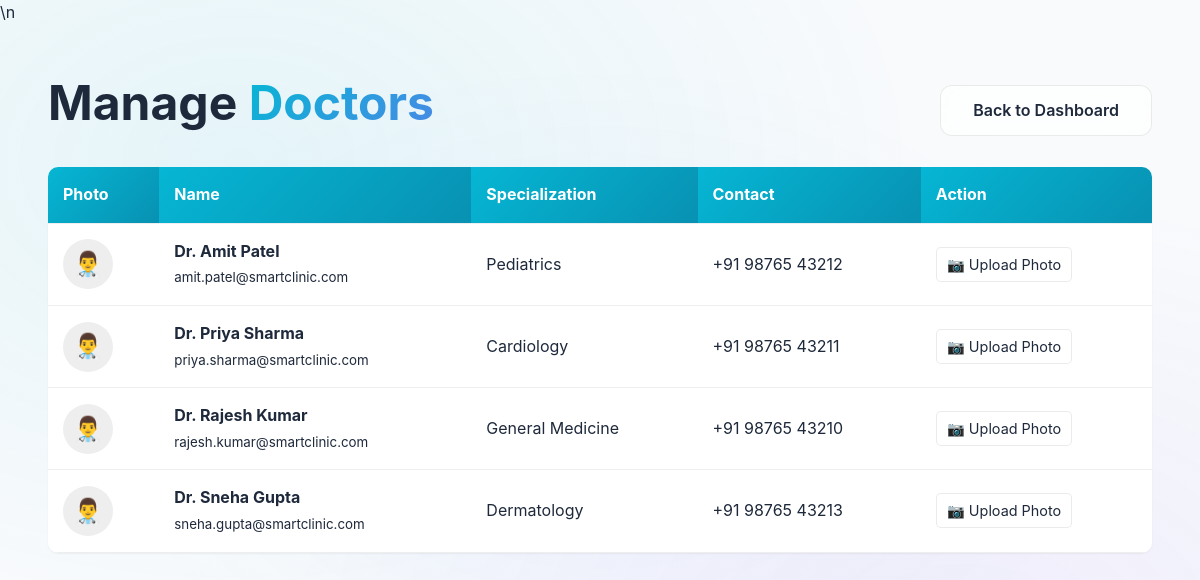
/admin-doctors.php (signed in), run on the app's committed database.
### tables this page shows
CREATE TABLE IF NOT EXISTS doctors (
    id INT AUTO_INCREMENT PRIMARY KEY,
    user_id INT NOT NULL,
    name VARCHAR(200) NOT NULL,
    phone VARCHAR(20) NOT NULL,
    specialization_id INT,
    qualification VARCHAR(255),
    experience_years INT DEFAULT 0,
    bio TEXT,
    consultation_charge DECIMAL(10,2) DEFAULT 0.00,
    new_case_charge DECIMAL(10,2) DEFAULT 0.00,
    old_case_charge DECIMAL(10,2) DEFAULT 0.00,
    profile_image VARCHAR(255),
    available_days VARCHAR(100) DEFAULT 'Mon,Tue,Wed,Thu,Fri,Sat',
    slot_duration INT DEFAULT 30,
    created_at TIMESTAMP DEFAULT CURRENT_TIMESTAMP,
    updated_at TIMESTAMP DEFAULT CURRENT_TIMESTAMP ON UPDATE CURRENT_TIMESTAMP,
    FOREIGN KEY (user_id) REFERENCES users(id) ON DELETE CASCADE,
    FOREIGN KEY (specialization_id) REFERENCES specializations(id) ON DELETE SET NULL,
    INDEX idx_user_id (user_id),
    INDEX idx_specialization (specialization_id)
);

CREATE TABLE IF NOT EXISTS users (
    id INT AUTO_INCREMENT PRIMARY KEY,
    email VARCHAR(255) NOT NULL UNIQUE,
    password VARCHAR(255) NOT NULL,
    role ENUM('patient', 'doctor', 'admin', 'receptionist') NOT NULL DEFAULT 'patient',
    status ENUM('active', 'inactive', 'pending') NOT NULL DEFAULT 'active',
    created_at TIMESTAMP DEFAULT CURRENT_TIMESTAMP,
    updated_at TIMESTAMP DEFAULT CURRENT_TIMESTAMP ON UPDATE CURRENT_TIMESTAMP,
    last_login TIMESTAMP NULL,
    INDEX idx_email (email),
    INDEX idx_role (role)
);

CREATE TABLE IF NOT EXISTS specializations (
    id INT AUTO_INCREMENT PRIMARY KEY,
    name VARCHAR(100) NOT NULL UNIQUE,
    description TEXT,
    icon VARCHAR(50),
    status ENUM('active', 'inactive') DEFAULT 'active',
    created_at TIMESTAMP DEFAULT CURRENT_TIMESTAMP
);

### admin-doctors.php (the view, shortened to what this page needs)
<?php
$db = get_db_connection();
$stmt = $db->query("SELECT d.*, u.email, s.name as specialization
                    FROM doctors d
                    JOIN users u ON d.user_id = u.id
                    LEFT JOIN specializations s ON d.specialization_id = s.id
                    ORDER BY d.name");
$doctors = $stmt->fetchAll();
?>
<!DOCTYPE html>
<html lang="en">
<head>
    <link rel="stylesheet" href="css/styles.css">
    <link rel="stylesheet" href="css/dashboard.css">
\n</head>
<body>
    <div class="dashboard-layout">
        <main class="dashboard-main" style="width: 100%; max-width: 1200px; margin: 0 auto;">
            <div class="page-header" style="display:flex; justify-content:space-between; align-items:center;">
                <h1>Manage <span class="text-gradient">Doctors</span></h1>
                <a href="admin-dashboard.php" class="btn btn-ghost">Back to Dashboard</a>
            </div>
            <table class="doctor-table">
                <thead>
                    <tr>
                        <th>Photo</th>
                        <th>Name</th>
                        <th>Specialization</th>
                        <th>Contact</th>
                        <th>Action</th>
                    </tr>
                </thead>
                <tbody>
                    <?php foreach ($doctors as $doc): ?>
                        <tr>
                            <td>
                                <?php if (!empty($doc['photo']) && file_exists($doc['photo'])): ?>
                                    <img src="<?php echo htmlspecialchars($doc['photo']); ?>" class="doctor-img-preview" alt="Doctor Photo">
                                <?php else: ?>
                                    <div class="no-photo">👨‍⚕️</div>
                                <?php endif; ?>
                            </td>
                            <td>
                                <strong><?php echo htmlspecialchars($doc['name']); ?></strong><br>
                                <small><?php echo htmlspecialchars($doc['email']); ?></small>
                            </td>
                            <td><?php echo htmlspecialchars($doc['specialization'] ?? 'General'); ?></td>
                            <td><?php echo htmlspecialchars($doc['phone']); ?></td>
                            <td>
                                <form method="POST" enctype="multipart/form-data" class="upload-form">
                                    <label for="file-<?php echo $doc['id']; ?>" class="btn-upload">📷 Upload Photo</label>
                                </form>
                            </td>
                        </tr>
                    <?php endforeach; ?>
                </tbody>
            </table>
        </main>
    </div>
</body>
</html>

### css/styles.css (style rules this page uses)
:root { --primary-start: #06b6d4; --primary-end: #0891b2; --primary-light: #0ea5e9; --primary-dark: #0e7490; --secondary-start: #8b5cf6; --secondary-end: #6366f1; --accent-success: #10b981; --accent-warning: #f59e0b; --accent-error: #ef4444; --accent-info: #3b82f6; --color-bg-primary: #f8fafc; --color-bg-secondary: #ffffff; --color-bg-tertiary: #e2e8f0; --color-surface: rgba(255, 255, 255, 0.8); --color-surface-hover: rgba(255, 255, 255, 0.95); --color-text-primary: #1e293b; --color-text-secondary: #475569; --color-text-muted: #64748b; --color-text-inverse: #ffffff; --border-radius-sm: 8px; --border-radius-md: 12px; --border-radius-lg: 16px; --border-radius-xl: 24px; --shadow-sm: 0 1px 2px rgba(0, 0, 0, 0.05); --shadow-md: 0 4px 12px rgba(0, 0, 0, 0.08); --shadow-lg: 0 8px 24px rgba(0, 0, 0, 0.12); --shadow-xl: 0 16px 48px rgba(0, 0, 0, 0.16); --shadow-glow: 0 0 30px rgba(6, 182, 212, 0.25); --shadow-glow-secondary: 0 0 30px rgba(139, 92, 246, 0.25); --spacing-xs: 0.5rem; --spacing-sm: 0.75rem; --spacing-md: 1rem; --spacing-lg: 1.5rem; --spacing-xl: 2rem; --spacing-2xl: 3rem; --spacing-3xl: 4rem; --font-family-base: 'Inter', -apple-system, BlinkMacSystemFont, 'Segoe UI', sans-serif; --font-family-heading: 'Outfit', 'Inter', sans-serif; --font-size-xs: 0.75rem; --font-size-sm: 0.875rem; --font-size-base: 1rem; --font-size-lg: 1.125rem; --font-size-xl: 1.25rem; --font-size-2xl: 1.5rem; --font-size-3xl: 2rem; --font-size-4xl: 2.5rem; --font-size-5xl: 3rem; --transition-fast: 150ms ease-in-out; --transition-base: 250ms ease-in-out; --transition-slow: 350ms ease-in-out; --transition-spring: 500ms cubic-bezier(0.34, 1.56, 0.64, 1); --glass-bg: rgba(255, 255, 255, 0.7); --glass-border: rgba(0, 0, 0, 0.08); --glass-blur: blur(20px); }
* { margin: 0; padding: 0; box-sizing: border-box; }
html { scroll-behavior: smooth; font-size: 16px; }
body { font-family: var(--font-family-base); background: var(--color-bg-primary); color: var(--color-text-primary); line-height: 1.6; overflow-x: hidden; min-height: 100vh; }
body::before { content: ''; position: fixed; top: 0; left: 0; width: 100%; height: 100%; background: radial-gradient(ellipse at 20% 20%, rgba(6, 182, 212, 0.08) 0%, transparent 50%), radial-gradient(ellipse at 80% 80%, rgba(139, 92, 246, 0.08) 0%, transparent 50%), radial-gradient(ellipse at 50% 50%, rgba(59, 130, 246, 0.05) 0%, transparent 60%); z-index: -1; animation: gradientMove 25s ease-in-out infinite; }
h1, h2, h3, h4, h5, h6 { font-family: var(--font-family-heading); font-weight: 700; line-height: 1.2; color: var(--color-text-primary); margin-bottom: var(--spacing-md); }
h1 { font-size: var(--font-size-5xl); }
a { color: var(--primary-start); text-decoration: none; transition: color var(--transition-fast); }
.text-gradient { background: linear-gradient(135deg, var(--primary-start), var(--secondary-start)); -webkit-background-clip: text; -webkit-text-fill-color: transparent; background-clip: text; animation: shimmer 3s ease-in-out infinite; background-size: 200% 200%; }
.btn { display: inline-block; padding: var(--spacing-sm) var(--spacing-xl); font-size: var(--font-size-base); font-weight: 600; text-align: center; border: none; border-radius: var(--border-radius-md); cursor: pointer; transition: all var(--transition-base); position: relative; overflow: hidden; font-family: var(--font-family-base); }
.btn::before { content: ''; position: absolute; top: 50%; left: 50%; width: 0; height: 0; border-radius: 50%; background: rgba(255, 255, 255, 0.3); transform: translate(-50%, -50%); transition: width var(--transition-slow), height var(--transition-slow); }
.btn-ghost { background: var(--glass-bg); color: var(--color-text-primary); border: 1px solid var(--glass-border); backdrop-filter: var(--glass-blur); }

### css/dashboard.css (style rules this page uses)
.dashboard-main { padding: var(--spacing-2xl); min-height: calc(100vh - 70px); animation: fadeIn 0.5s ease-out; }

### data on the page
doctors: name "Dr. Amit Patel", user.email "amit.patel@smartclinic.com", specialization.name "Pediatrics", phone "+91 98765 43212"
doctors: name "Dr. Priya Sharma", user.email "priya.sharma@smartclinic.com", specialization.name "Cardiology", phone "+91 98765 43211"
doctors: name "Dr. Rajesh Kumar", user.email "rajesh.kumar@smartclinic.com", specialization.name "General Medicine", phone "+91 98765 43210"
doctors: name "Dr. Sneha Gupta", user.email "sneha.gupta@smartclinic.com", specialization.name "Dermatology", phone "+91 98765 43213"
